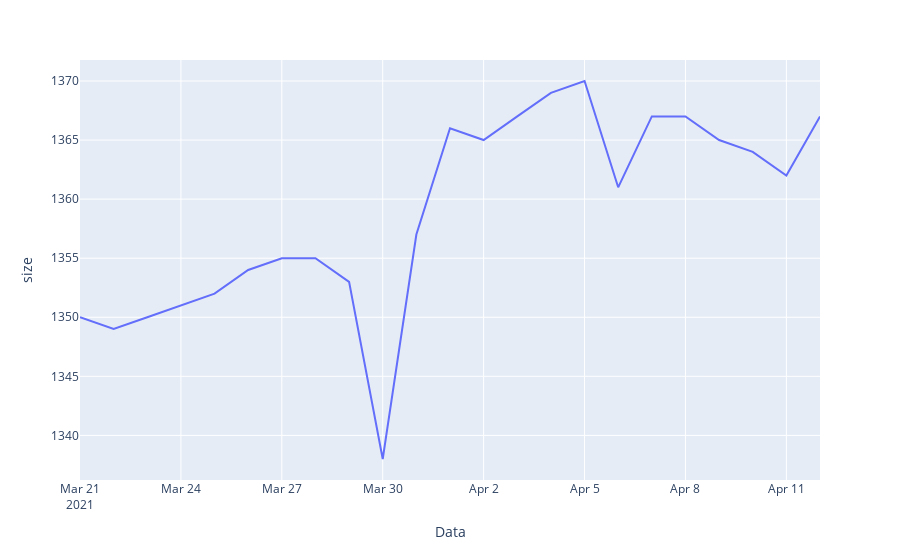

Here is the notebook cell this chart was saved with:
### Code cell
count_by_day = data.groupby("Data", as_index=False)["Data"].size()
fig = go.Figure(data=px.line(count_by_day, x="Data", y="size"))
fig.show()

### Figure 1 — Plotly figure (JSON) as saved in the notebook; plotly's stock layout.template omitted (floating-point values rounded to 4 significant figures)
{"data": [{"hovertemplate": "Data=%{x}<br>size=%{y}<extra></extra>", "legendgroup": "", "line": {"color": "#636efa", "dash": "solid"}, "mode": "lines", "name": "", "orientation": "v", "showlegend": false, "type": "scatter", "x": ["2021-03-21", "2021-03-22", "2021-03-23", "2021-03-25", "2021-03-26", "2021-03-27", "2021-03-28", "2021-03-29", "2021-03-30", "2021-03-31", "2021-04-01", "2021-04-02", "2021-04-03", "2021-04-04", "2021-04-05", "2021-04-06", "2021-04-07", "2021-04-08", "2021-04-09", "2021-04-10", "2021-04-11", "2021-04-12"], "xaxis": "x", "y": [1350, 1349, 1350, 1352, 1354, 1355, 1355, 1353, 1338, 1357, 1366, 1365, 1367, 1369, 1370, 1361, 1367, 1367, 1365, 1364, 1362, 1367], "yaxis": "y"}], "layout": {"legend": {"tracegroupgap": 0}, "margin": {"t": 60}, "xaxis": {"anchor": "y", "domain": [0, 1], "title": {"text": "Data"}}, "yaxis": {"anchor": "x", "domain": [0, 1], "title": {"text": "size"}}}}
